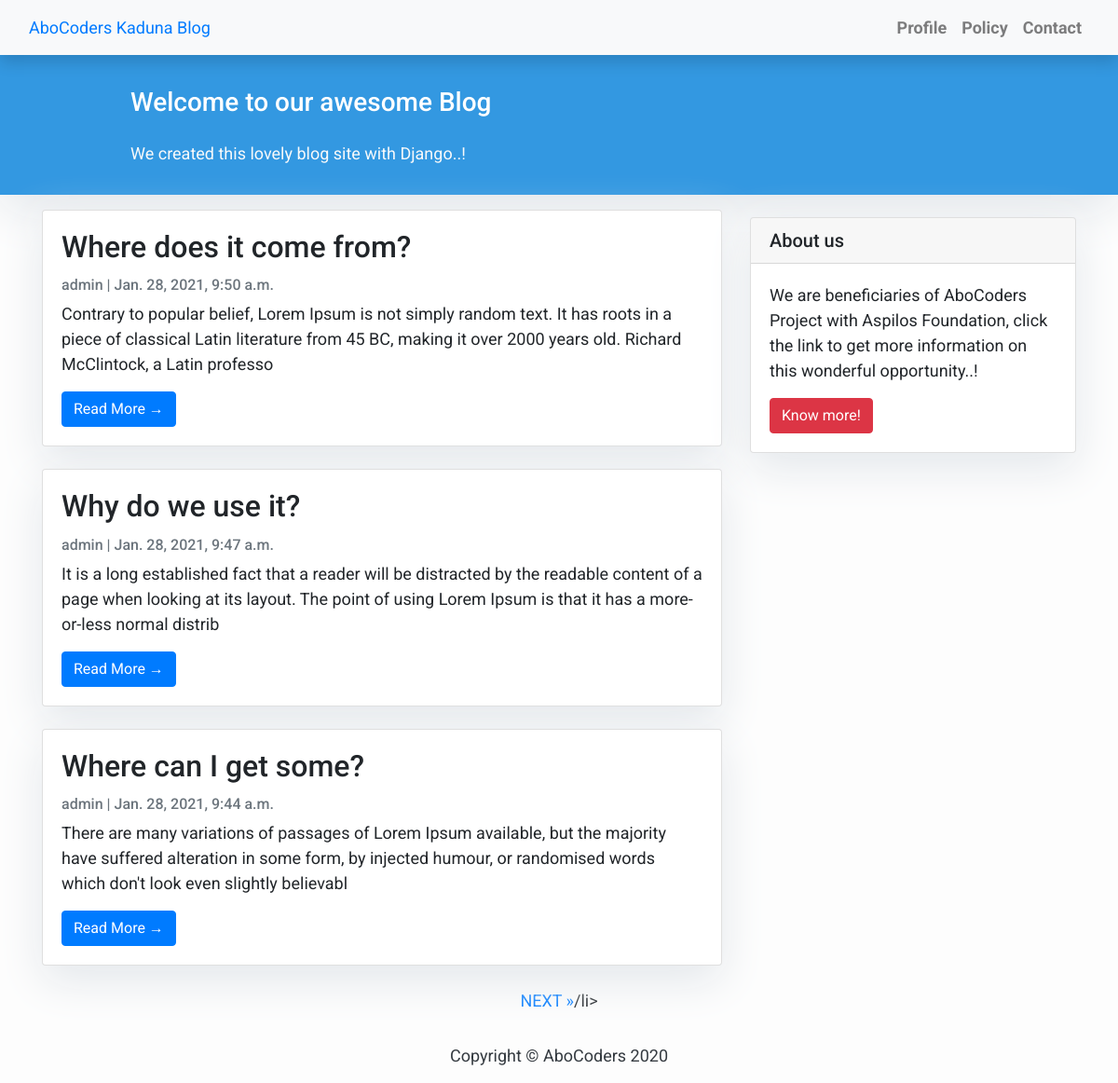
The page / on the database its author committed.
### blog/models.py (models this page shows, shortened)
class Post(models.Model):
    title = models.CharField(max_length=200, unique=True)
    slug = models.SlugField(max_length=200, unique=True)
    author = models.ForeignKey(User, on_delete=models.CASCADE, related_name='blog_posts')
    updated_on = models.DateTimeField(auto_now=True)
    content = models.TextField()
    created_on = models.DateTimeField(auto_now_add=True)
    status = models.IntegerField(choices=STATUS, default=0)
    class Meta:
        ordering = ['-created_on']

### blog/views.py (the view)
# urls.py: path('', views.PostList.as_view(), name='home'),
class PostList(generic.ListView):
    queryset = Post.objects.filter(status=1).order_by('-created_on')
    template_name = 'index.html'
    paginate_by = 3

### templates/index.html (shortened to what this page needs)
{% extends "base.html" %}
{% block content %}
    <header class="masthead">
        <div class="container">
            <div class="row">
                <div class="col-md-8 col-md-10 mx-auto">
                    <div class="site-heading">
                        <h3 class="site-heading my-4 mt-3 text-white">
                            Welcome to our awesome Blog
                        </h3>
                        <p class="text-light">
                            We created this lovely blog site with Django..!
                        </p>
                    </div>
                </div>
            </div>
        </div>
    </header>
    <div class="container">
        <div class="row">
            <div class="col-md-8 mt-3 left">
                {% for post in post_list %}
                    <div class="card mb-4">
                        <div class="card-body">
                            <h2 class="card-title">{{post.title}}</h2>
                            <p class="card-text text-muted h6"> {{post.author}} | {{post.created_on}}</p>
                            <p class="card-text">{{post.content|slice:":200"}}</p>
                            <a href="{%url 'post_detail' post.slug%}" class="btn btn-primary">Read More &rarr;</a>
                        </div>
                    </div>
                {% endfor %}
            </div>
            {% block sidebar%}
                {% include 'sidebar.html' %}
            {% endblock sidebar%}
        </div>
    </div>
    {% if is_paginated %}
        <ul class="pagination justify-content-center">
            {% if page_obj.has_next%}
            <li><a href="?page={{ page_obj.next_page_number }}" class="page_link">NEXT &raquo;</a>/li>
            {% endif %}
        </ul>
    {% endif %}
    {% endblock content %}

### templates/base.html (shortened to what this page needs)
<!DOCTYPE html>
{% load static %}
<html lang="en">
<head>
    <link rel="stylesheet" href="{% static 'css/base.css' %}">
    <link rel="stylesheet" href="https://cdn.jsdelivr.net/npm/bootstrap@4.5.3/dist/css/bootstrap.min.css">
</head>
<body>
    <nav class="navbar navbar-expand-lg navbar-light bg-light shadow" id="mainNav">
        <div class="container-fluid">
            <a class="nav-brand" href="{% url 'home' %}">
                AboCoders Kaduna Blog
            </a>
            <div class="collapse navbar-collapse" id="navbarResponsive">
                <ul class="navbar-nav ml-auto">
                    <li class="nav-item text-black">
                        <a class="nav-link text-black font-weight-bold" href="#">Profile</a>
                    </li>
                    <li class="nav-item text-black">
                        <a class="nav-link text-black font-weight-bold" href="#">Policy</a>
                    </li>
                    <li class="nav-item text-black">
                        <a class="nav-link text-black font-weight-bold" href="#">Contact</a>
                    </li>
                </ul>
            </div>
        </div>
    </nav>
    {% block content %}{% endblock content%}
    <footer class="py-3 bg-grey">
        <p class="m-0 text-dark text-center">Copyright &copy; AboCoders 2020 </p>
    </footer>
</body>
</html>

### templates/sidebar.html (shortened to what this page needs)
{% block sidebar %}
    <div class="col-md-4 float-right">
        <div class="card my-4">
            <h5 class="card-header">About us</h5>
            <div class="card-body">
                <p class="card-text">
                    We are beneficiaries of AboCoders Project with Aspilos Foundation,
                    click the link to get more information on this wonderful opportunity..!
                </p>
                <a href="https://aspilosfoundation.org.ng" class="btn btn-danger">
                    Know more!
                </a>
            </div>
        </div>
    </div>
{% endblock sidebar %}

### static/css/base.css (style rules this page uses)
body { font-family: "Roboto", sans-serif; font-size: 17px; background-color: #fdfdfd; }
.shadow { box-shadow: 0 4px 2px -2px rgba(0, 0, 0, 0.1); }
.btn-danger { color: #fff; background-color: #f00000; border-color: #dc281e; }
.masthead { background: #3398E1; height: auto; padding-bottom: 15px; box-shadow: 0 16px 48px #E3E7EB; padding-top: 10px; }

### templates/index.html (style rules this page uses)
body { font-family: "Roboto", sans-serif; font-size: 18px; background-color: #fdfdfd; }
.card { box-shadow: 0 16px 48px #E3E7EB; }

### templates/sidebar.html (style rules this page uses)
.card { box-shadow: 0 16px 48px #E3E7Eb; }

### rows shown on the page
Post: title "Where does it come from?", author "admin", created_on "Jan. 28, 2021, 9:50 a.m.", content "Contrary to popular belief, Lorem Ipsum is not simply random text. It has roots in a piece of classical Latin literature from 45 BC, making it over 2000 years old. Richard McClintock, a Latin professo"
Post: title "Why do we use it?", author "admin", created_on "Jan. 28, 2021, 9:47 a.m.", content "It is a long established fact that a reader will be distracted by the readable content of a page when looking at its layout. The point of using Lorem Ipsum is that it has a more-or-less normal distrib"
Post: title "Where can I get some?", author "admin", created_on "Jan. 28, 2021, 9:44 a.m.", content "There are many variations of passages of Lorem Ipsum available, but the majority have suffered alteration in some form, by injected humour, or randomised words which don't look even slightly believabl"
